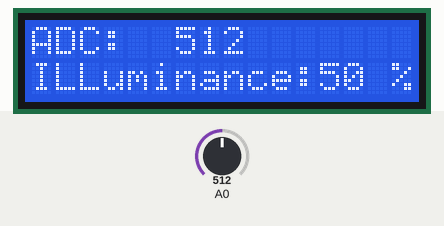
This sketch was run on a simulated Arduino Mega 2560, built with avr-gcc and run on an emulated ATmega2560. Parts: 16×2 character LCD. The test bench sets the inputs (shaded band); at power-on: A0 = 512. What the sketch prints to the serial monitor is not drawn.

Above: at 1.2 s.
1.3 s: A0 set to 716
At 2.3 s:
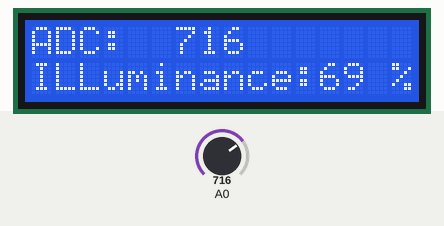
2.8 s: A0 set to 900
At 3.3 s:
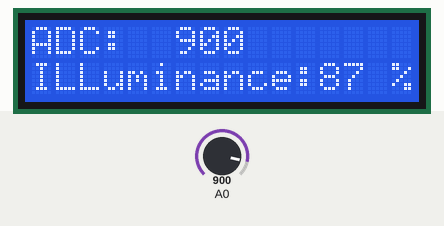
4.3 s: A0 set to 1023
At 4.6 s:
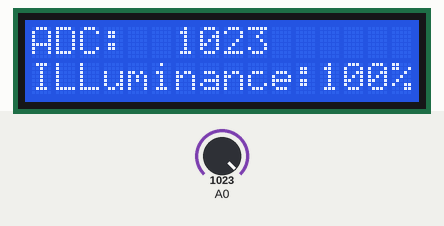
Timing chart, 0 to 7.3 s (numbered marks = the images above; inputs shaded):
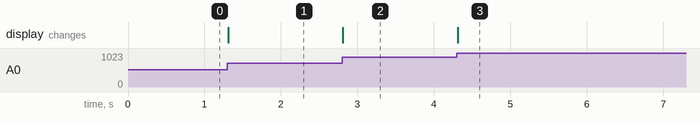

The sketch:

sketch_nov02c.ino
```cpp
#include <LiquidCrystal.h>
LiquidCrystal lcd(44, 45, 46, 47, 48, 49); // RS, E, DB4, DB5, DB6, DB7
void setup() {
  Serial.begin(9600);
  lcd.begin(16, 2);

}

void loop() {
    // put your main code here, to run repeatedly:
   int light = analogRead(A0);
   Serial.println(light);
   lcd.setCursor(0,0);
   lcd.print("ADC:");
   lcd.setCursor(6,0);
   lcd.print(light);
   lcd.setCursor(0,1);
   lcd.print("ILLuminance:");
   lcd.setCursor(12,1);
   lcd.print(map(light,0,1023,0,100));
   lcd.setCursor(15,1);
   lcd.print("%");


}
```

Measured:
- after the input at 1.3 s, the display: changes at once (image 1)
- after the input at 2.8 s, the display: changes at once (image 2)
- after the input at 4.3 s, the display: changes at once (image 3)
